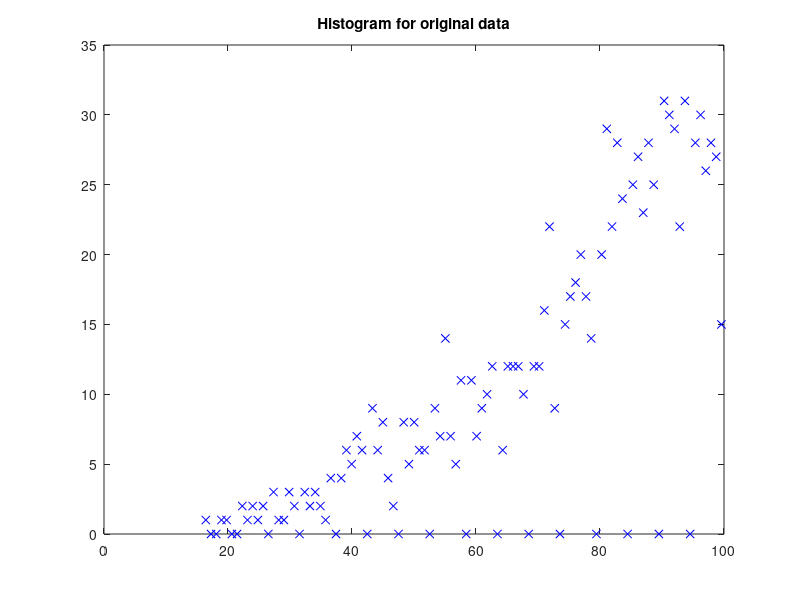
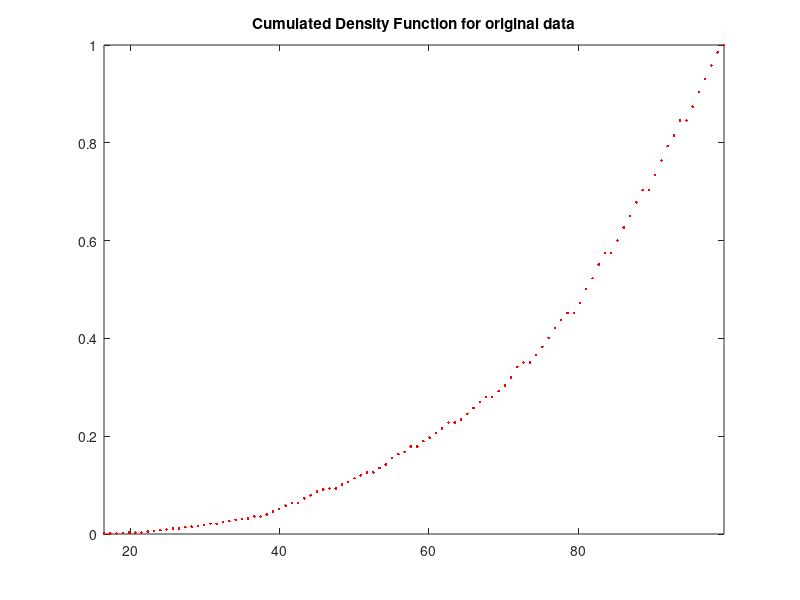
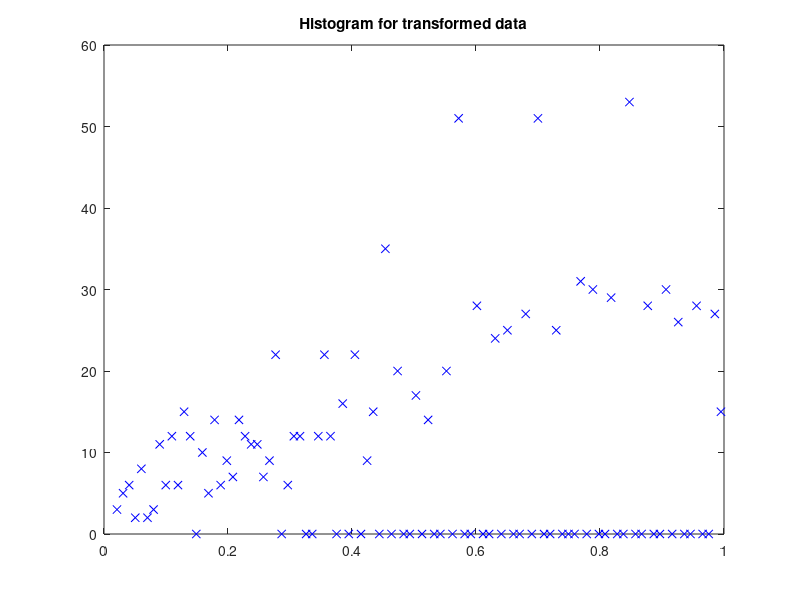
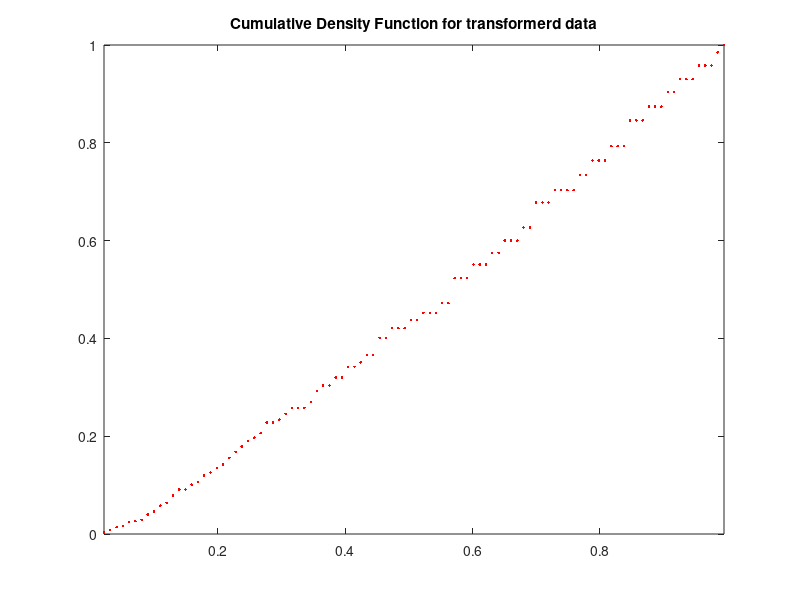

MATLAB code for these plots, in order:
%Demo, Histogram Equalization
%HKa Feb. 2015

clc, clear, close all;

RandomNumbers = round(99*rand(1000,1).^.3)+1;
[YValues, XValues] = hist(RandomNumbers,100);

figure(1)
plot(XValues, YValues, 'xb');
title('Histogram for original data');
pause;

figure(2)
Sum = sum(YValues);
CummulativeSum = cumsum(YValues)/Sum;
plot(XValues, CummulativeSum, '.r');
axis([XValues(1),XValues(end), 0,1]);
title('Cumulated Density Function for original data');

for k = 1:length(RandomNumbers)
    y(k) = CummulativeSum(RandomNumbers(k));
end;

[NewYValues, NewXValues]=hist(y,100);
pause;

figure(3)
plot(NewXValues, NewYValues, 'xb');
title('Histogram for transformed data');
pause;

figure(4)
NewSum = sum(NewYValues);
NewCummulativeSum = cumsum(NewYValues)/NewSum;
plot(NewXValues, NewCummulativeSum, '.r');
axis([NewXValues(1),NewXValues(end), 0,1]);
title('Cumulative Density Function for transformerd data');

pause; close all;
